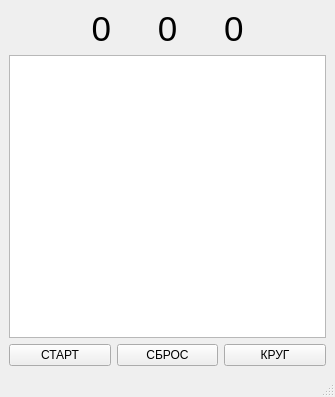
<?xml version="1.0" encoding="UTF-8"?>
<ui version="4.0">
 <class>MainWindow</class>
 <widget class="QMainWindow" name="MainWindow">
  <property name="geometry">
   <rect>
    <x>0</x>
    <y>0</y>
    <width>335</width>
    <height>397</height>
   </rect>
  </property>
  <property name="windowTitle">
   <string>MainWindow</string>
  </property>
  <widget class="QWidget" name="centralwidget">
   <layout class="QGridLayout" name="gridLayout">
    <item row="3" column="1">
     <widget class="QTextBrowser" name="textBrowser"/>
    </item>
    <item row="0" column="1">
     <layout class="QGridLayout" name="gridLayout_2">
      <item row="0" column="1">
       <widget class="QLabel" name="label_S">
        <property name="font">
         <font>
          <pointsize>26</pointsize>
         </font>
        </property>
        <property name="text">
         <string>0</string>
        </property>
        <property name="alignment">
         <set>Qt::AlignCenter</set>
        </property>
       </widget>
      </item>
      <item row="0" column="0">
       <widget class="QLabel" name="label_m">
        <property name="font">
         <font>
          <pointsize>26</pointsize>
         </font>
        </property>
        <property name="text">
         <string>0</string>
        </property>
        <property name="alignment">
         <set>Qt::AlignRight|Qt::AlignTrailing|Qt::AlignVCenter</set>
        </property>
       </widget>
      </item>
      <item row="0" column="2">
       <widget class="QLabel" name="label_ms">
        <property name="font">
         <font>
          <pointsize>26</pointsize>
         </font>
        </property>
        <property name="text">
         <string>0</string>
        </property>
       </widget>
      </item>
     </layout>
    </item>
    <item row="5" column="1">
     <layout class="QHBoxLayout" name="horizontalLayout">
      <item>
       <widget class="QPushButton" name="pushButton_start">
        <property name="text">
         <string>СТАРТ</string>
        </property>
       </widget>
      </item>
      <item>
       <widget class="QPushButton" name="pushButton_reset">
        <property name="text">
         <string>СБРОС</string>
        </property>
       </widget>
      </item>
      <item>
       <widget class="QPushButton" name="pushButton">
        <property name="text">
         <string>КРУГ</string>
        </property>
       </widget>
      </item>
     </layout>
    </item>
   </layout>
  </widget>
  <widget class="QMenuBar" name="menubar">
   <property name="geometry">
    <rect>
     <x>0</x>
     <y>0</y>
     <width>335</width>
     <height>21</height>
    </rect>
   </property>
  </widget>
  <widget class="QStatusBar" name="statusbar"/>
 </widget>
 <resources/>
 <connections/>
</ui>
